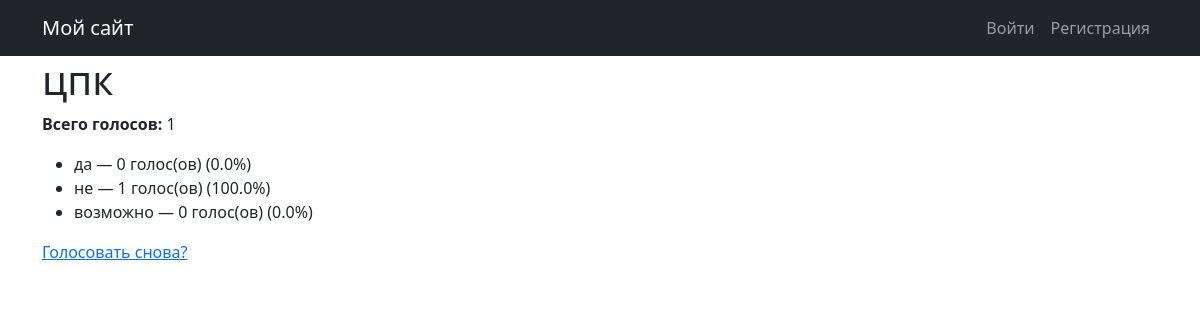
Before: /polls/4/results/ with the older database file.
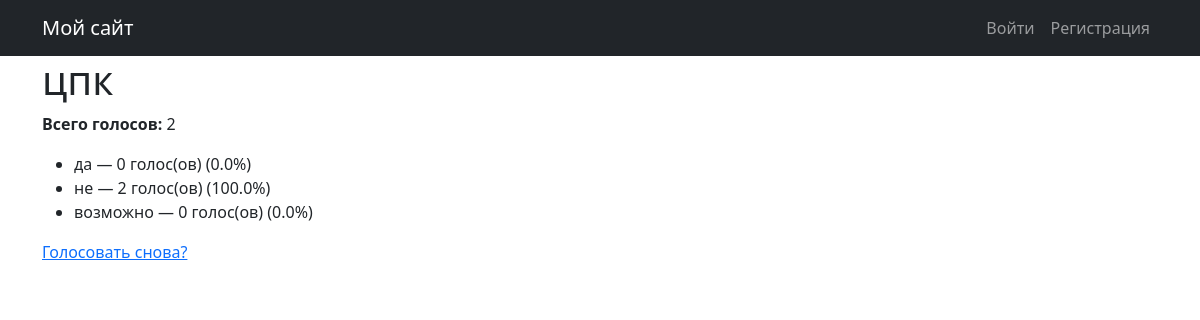
After: the same page with the newer database file.
### polls/models.py (models this page shows, shortened)
class Question(models.Model):
    question_text = models.CharField( verbose_name="название", max_length=200)
    description_short = models.CharField( max_length=300, verbose_name="Краткое описание", blank=True)
    description_full = models.TextField(verbose_name="Полное описание", blank=True)
    image = models.ImageField(upload_to='polls/images/', verbose_name="Изображение", blank=True, null=True)
    pub_date = models.DateTimeField('date published', auto_now_add=True)
    expires_at = models.DateTimeField( verbose_name= "Истекает в",  null=True, blank=True)
    author = models.ForeignKey(User, on_delete=models.CASCADE, related_name='questions')

class Choice(models.Model):
    question = models.ForeignKey(Question, on_delete=models.CASCADE)
    choice_text = models.CharField(max_length=200)
    votes = models.IntegerField(default=0)

### polls/views.py (the view)
# urls.py: path('<int:pk>/results/', views.ResultsView.as_view(), name='results'),
class ResultsView(generic.DetailView):
    model = Question
    template_name = 'polls/results.html'
    def get_context_data(self, **kwargs):
        context = super().get_context_data(**kwargs)
        question = self.get_object()
        total_votes = sum(choice.votes for choice in question.choice_set.all())
        choices_with_percent = []
        for choice in question.choice_set.all():
            if total_votes > 0:
                percent = (choice.votes / total_votes) * 100
            else:
                percent = 0
            choices_with_percent.append({
                'choice': choice,
                'percent': round(percent, 2)
            })
        context['choices_with_percent'] = choices_with_percent
        context['total_votes'] = total_votes
        return context

### polls/templates/polls/results.html
{% extends "base_generic.html" %}
{% block content %}
  <h1>{{ question.question_text }}</h1>
  <p><strong>Всего голосов:</strong> {{ total_votes }}</p>
  <ul>
    {% for item in choices_with_percent %}
      <li>
        {{ item.choice.choice_text }} — {{ item.choice.votes }} голос(ов) ({{ item.percent }}%)
      </li>
    {% endfor %}
  </ul>
  <a href="{% url 'polls:detail' question.id %}">Голосовать снова?</a>
{% endblock %}

### templates/base_generic.html (shortened to what this page needs)
<!DOCTYPE html>
<html lang="ru">
<head>
    <link href="https://cdn.jsdelivr.net/npm/bootstrap@5.3.0/dist/css/bootstrap.min.css" rel="stylesheet">
</head>
<body>
    <header>
        <nav class="navbar navbar-expand navbar-dark bg-dark">
            <div class="container">
                <a class="navbar-brand" href="{% url 'polls:index' %}">Мой сайт</a>
                <div class="navbar-nav ms-auto">
                    {% if user.is_authenticated %}
                        <a class="nav-link" href="{% url 'polls:profile_detail' %}">Профиль</a>
                        <form method="post" action="{% url 'logout' %}">
                            {% csrf_token %}
                            <button type="submit" class="nav-link">Выйти</button>
                        </form>
                        <a class="nav-link" href="{% url 'polls:profile_update' %}">Редактировать</a>
                        <a class="nav-link" href="{% url 'polls:profile_delete' %}">Удалить</a>
                        <a class="nav-link" href="{% url 'polls:create_question' %}">Создать опрос</a>
                    {% else %}
                        <a class="nav-link" href="{% url 'login' %}">Войти</a>
                        <a class="nav-link" href="{% url 'polls:register' %}">Регистрация</a>
                    {% endif %}
                </div>
            </div>
        </nav>
    </header>
    <main class="container">
        {% block content %}
        {% endblock %}
    </main>
</body>
</html>

Changed rows visible on the page:
changed Choice "не": choice.votes "1" → "2"
Other visible differences:
{{ total_votes }}: "1" → "2"
